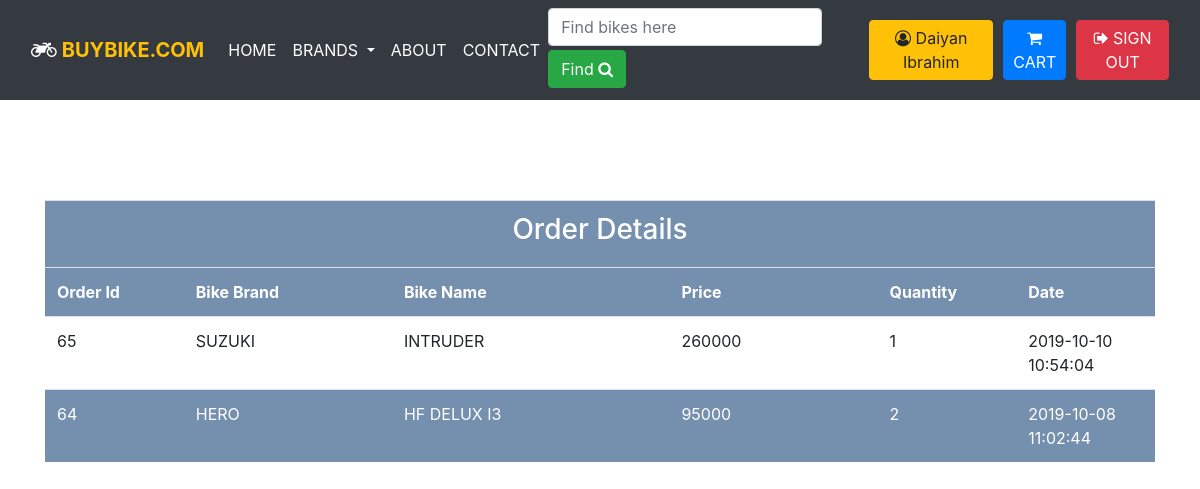
The page /orders.php (signed in) on the database its author committed.
### tables this page shows
CREATE TABLE `orderdetails` (
  `orderDetailsId` int(11) NOT NULL,
  `orderId` int(11) NOT NULL,
  `bikeId` int(11) NOT NULL,
  `price` int(11) NOT NULL,
  `quantity` int(11) NOT NULL
);

CREATE TABLE `ordertable` (
  `orderId` int(11) NOT NULL,
  `userId` int(11) NOT NULL,
  `totalItem` int(11) NOT NULL,
  `subTotal` int(11) NOT NULL,
  `phone` varchar(15) NOT NULL,
  `emergencyPhone` varchar(15) DEFAULT NULL,
  `address` text NOT NULL,
  `dateOfOrder` datetime NOT NULL
);

CREATE TABLE `bikes` (
  `bikeId` int(255) NOT NULL,
  `bikeName` varchar(30) NOT NULL,
  `bikeBrand` varchar(30) NOT NULL,
  `bikePrice` int(11) NOT NULL,
  `bikeDetails` text NOT NULL,
  `count` int(100) NOT NULL,
  `featured` tinyint(1) NOT NULL,
  `topRated` tinyint(1) NOT NULL,
  `bikeImage` varchar(20) NOT NULL,
  `available` int(11) NOT NULL DEFAULT 1
);

### orders.php (the view, shortened to what this page needs)
<?php
	$userId=$_SESSION['user']['id'];
?>
<!DOCTYPE html>
<html lang="en">
	<head>
	    <?php include 'link.php'?>
	    <link rel="stylesheet" href="orders.css">
	</head>
	<body>
	<?php include 'navbar.php' ?>
	<div class="container" style="margin-top: 200px;">
	<div class="table-responsive">
		<table class="table">
			<tr><th colspan="6"><h3 class="text-center">Order Details</h3></th></tr>
			<tr >
				<th width="10%">Order Id</th>
				<th width="15%">Bike Brand</th>
				<th width="20%">Bike Name</th>
				<th width="15%">Price</th>
				<th width="10%">Quantity</th>
				<th width="10%">Date</th>
			</tr>
				<?php
				include "connect.php";
					$query="select ordertable.orderId as oid,bikes.bikeBrand as bbrand,bikes.bikeName as bname,orderdetails.quantity quan,orderdetails.price pr,ordertable.dateOfOrder dt from ordertable inner join orderdetails on ordertable.orderId=orderdetails.orderId inner join bikes on bikes.bikeId=orderdetails.bikeId where ordertable.userId=$userId order by oid desc";
					$result = mysqli_query($connect, $query);
					if(mysqli_num_rows($result)>0)
					{
						while($bike = mysqli_fetch_assoc($result))
						{
							echo "<tr><td>".$bike['oid']."</td><td>".$bike['bbrand']."</td><td>".$bike['bname']."</td><td>".$bike['pr']."</td><td>".$bike['quan']."</td><td>".$bike['dt']."</td></tr>";
						}
						echo "</table>";
					}
					else{
					}
				?>
	</div>
		</div>
	</body>
</html>

### orders.css (style rules this page uses)
th { background-color:rgb(117, 143, 174); color:white; }
tr:nth-child(even) { background-color:rgb(117, 143, 174); color: white; }

### rows shown on the page
orderdetails: orderId.orderId "65", bikeId.bikeBrand "SUZUKI", bikeId.bikeName "INTRUDER", price "260000", quantity "1", orderId.dateOfOrder "2019-10-10 10:54:04"
orderdetails: orderId.orderId "64", bikeId.bikeBrand "HERO", bikeId.bikeName "HF DELUX I3", price "95000", quantity "2", orderId.dateOfOrder "2019-10-08 11:02:44"

### other values the page prints
$userName "Daiyan Ibrahim"
